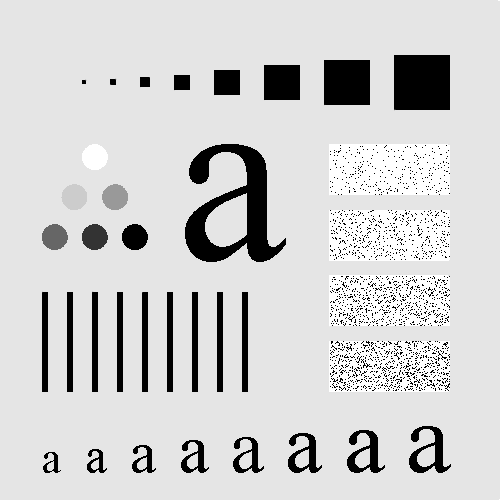
#> input picture image/CH3/03165.tif, 500 x 500 px, found by its file name
$ python 3_9.py
#> lines starting #> are read from the running program, lines starting #| are printed output that depends on the picture
import cv2 as cv
import numpy as np
import matplotlib.pyplot as plt

# from matplotlib import pyplot as plt

# 读取图像
img = cv.imread(r"D:\Code\Python\class02\CH3\03165.tif")
#> img is the input picture: shape (500, 500, 3); min 0, max 255, mean 207.4
# 灰度变换
grayimg = cv.cvtColor(img, cv.COLOR_BGR2GRAY)

# 中值滤波
median = cv.medianBlur(grayimg, 3)
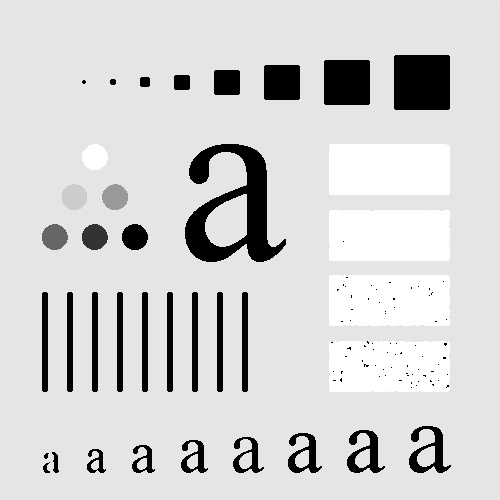
#> median: shape (500, 500); min 0, max 255, mean 210.3

plt.subplot(121)
plt.imshow(grayimg, cmap="gray", vmin=0, vmax=255)
plt.axis('off'), plt.title("1. Original")

plt.subplot(122)
plt.imshow(median, cmap="gray", vmin=0, vmax=255)
plt.axis('off'), plt.title("2. median")

plt.show()
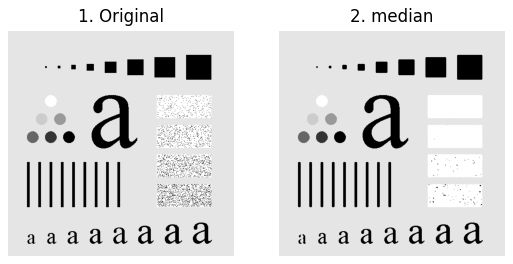
#> figure drawn by matplotlib, 2 panels

$ run again, with image/CH3/03161.tif copied over image/CH3/03165.tif
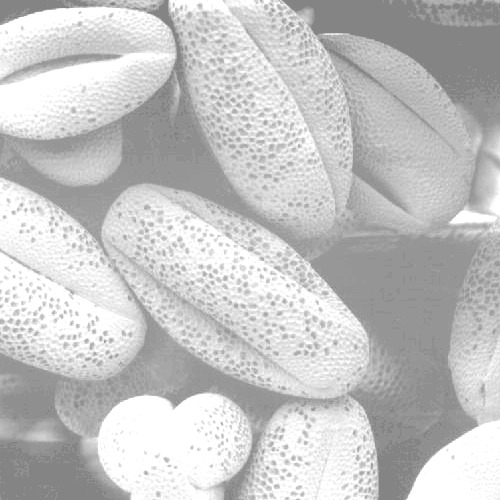
#> input picture image/CH3/03161.tif, 500 x 500 px, found by its file name
#> img is the input picture: shape (500, 500, 3); min 132, max 255, mean 196.4
#> `plt.show()`:
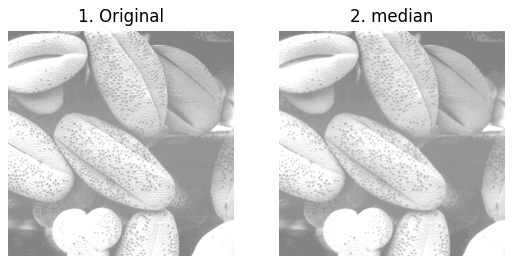
#> figure drawn by matplotlib, 2 panels
